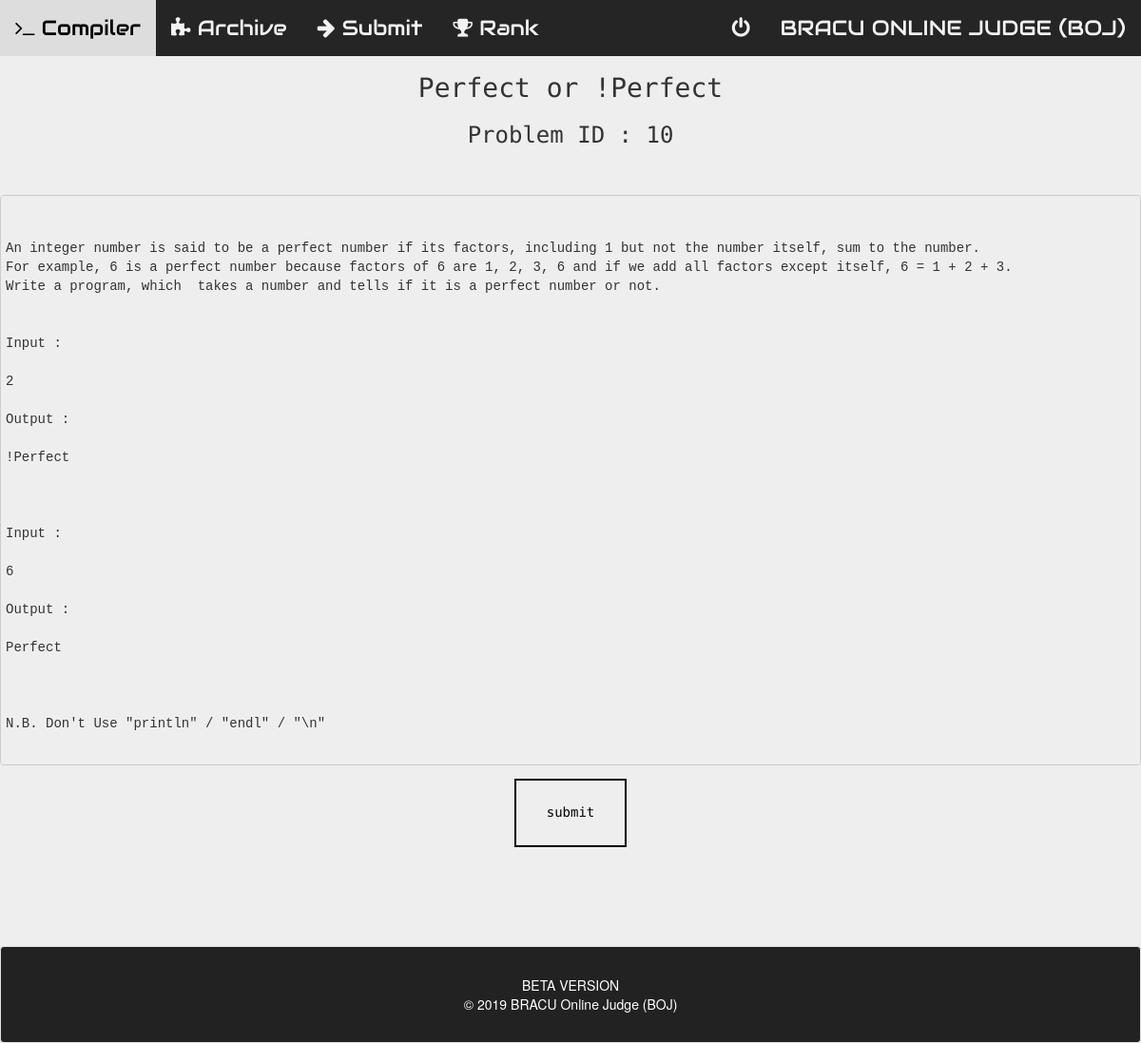
Screenshot of /view.php?id=10 with the database file from the repository.
### tables this page shows
CREATE TABLE `archive` (
  `question_id` varchar(255) NOT NULL,
  `problem_name` varchar(255) NOT NULL,
  `question` text NOT NULL,
  `test_case` varchar(10000) NOT NULL,
  `testcase_output` varchar(10000) NOT NULL,
  `difficulty` varchar(255) NOT NULL
);

### view.php (the view, shortened to what this page needs)
<?php include 'connection.php';
$id=$_REQUEST['id'];
$sqll = "SELECT question from archive where question_id = '" . $id . "'";
$resultt = mysqli_query($connection, $sqll);
$roww = mysqli_fetch_assoc($resultt);
$question = $roww['question'];
$sqll = "SELECT problem_name from archive where question_id = '" . $id . "'";
$resultt = mysqli_query($connection, $sqll);
$roww = mysqli_fetch_assoc($resultt);
$name = $roww['problem_name'];
?>
<!DOCTYPE html>
<html>
<head>
        <link rel="stylesheet" href="css/bootstrap.min.css">
        <link rel="stylesheet" href="css/font-awesome.min.css">
        <link rel="stylesheet" href="css/normalize.css">
        <link rel="stylesheet" href="css/main.css">
        <link rel="stylesheet" href="css/style.css">
        <link rel="stylesheet" href="style.css">
</head>
<body>
<div class="topbar">
        <div class="topnav-right">
            <a href="logout.php" float:left><i class="fa fa-power-off"></i></a>
            <a href="" float:left>BRACU ONLINE JUDGE (BOJ)</a>
        </div>
        <a href="compiler.php"><i class="fa fa-terminal"></i> Compiler</a>
        <a href="archive.php"><i class="fa fa-puzzle-piece"></i> Archive</a>
        <a href="submit.php"><i class="fa fa-arrow-right"></i> Submit</a>
        <a href="rank.php"><i class="fa fa-trophy"></i> Rank</a>
    </div>
<h1><?php echo $name ?></h1>
<h3>Problem ID :  <?php echo $id ?></h3>
<br><br>
<pre>
<div>
    <p id="demo"><?php echo $question?></p>
</div>
</pre>
<div class="wrapper">
<tr>
<a href="quicksubmit.php?id=<?php echo $id;?>" class="button button2"><h5>submit</h5></a>
</tr>
</div>
<div class="area">
<div class="well foot">
<div class="row area">
<div class="col-sm-3">
</div>
<div class="col-sm-5">
<div class="fm">
BETA VERSION<bR>
© 2019 BRACU Online Judge (BOJ)<br>
</div>
</div>
</div>
</div>
</div>
</body>
</html>

### css/main.css (style rules this page uses)
html { color: #222; font-size: 1em; line-height: 1.4; }

### css/style.css (style rules this page uses)
.area { margin:0px; padding:0px; }
.foot { background-color: #222222; color:white; margin-top:100px; margin-bottom:0px; padding-top:30px; padding-bottom: 30px; padding-left:0px; text-align:center; margin-left: 0px; margin-right: 0px; padding-right: 0px; }
.fm { margin-left: 100px; }
pre { background-color: #EEEEEE; font-family: Consolas,Menlo,Monaco,Lucida Console,Liberation Mono,DejaVu Sans Mono,Bitstream Vera Sans Mono,Courier New,monospace,serif; margin-bottom: 10px; max-height: 600px; overflow: auto; padding: 5px; width: auto; white-space: pre; }

### style.css (style rules this page uses)
.topbar { overflow: hidden; background-color: #252525; font-family: 'Audiowide'; font-size: 22px; }
.topbar a { float: left; display: block; color: #f2f2f2; text-align: center; padding: 14px 16px; text-decoration: none; border: none; }
.topnav-right { float: right; }

### view.php (style rules this page uses)
table , h1 , h3 , h5 { font-family: 'Source Code Pro'; text-align: center; }
body { background-color:#EEEEEE; }
.button { background-color: #4CAF50; border: none; color: #EEEEEE; padding: 16px 32px; text-align: center; text-decoration: none; display: inline-block; font-size: 16px; margin: 4px 2px; -webkit-transition-duration: 0.4s; transition-duration: 0.4s; cursor: pointer; }
.button2 { background-color: #EEEEEE; color: black; border: 2px solid black; }
.wrapper { text-align: center; }

### rows the page displays
archive: problem_name "Perfect or !Perfect", question "An integer number is said to be a perfect number if its factors, including 1 but not the number itself, sum to the number. For example, 6 is a perfect number because factors of 6 are 1, 2, 3, 6 and if we add all factors except itself, 6 = 1 + 2 + 3. Write a program, which takes a number and tells if it is a perfect number or not. Input : 2 Output : !Perfect Input : 6 Output : Perfect N.B. Don't Use \"println\" / \"endl\" / \"\\n\""

### other values shown
$id "10"
